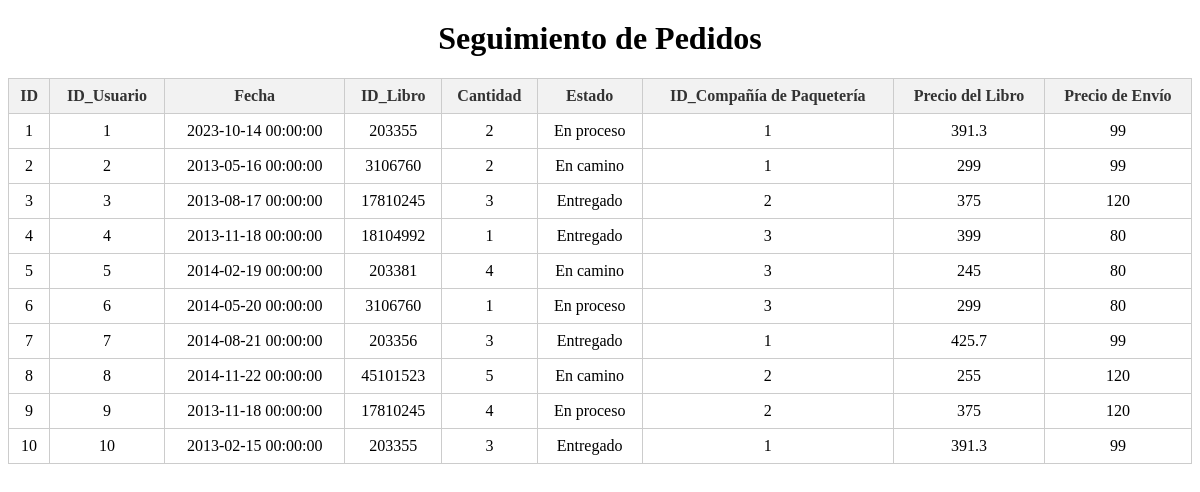
/seguimiento, run on the app's committed database.
### website/models.py (models this page shows)
class Pedido(db.Model):
    id = db.Column(db.Integer, primary_key=True)
    user_id = db.Column(db.Integer, db.ForeignKey('user.id'))
    date = db.Column(db.DateTime(timezone=True), default=func.now())
    libro_id = db.Column(db.Integer, db.ForeignKey('libro.id'))
    cant = db.Column(db.Integer)
    estado = db.Column(db.String(150))
    paqueteria_id = db.Column(db.Integer, db.ForeignKey('paqueteria.id'))
    precio_libro = db.Column(db.Integer)
    precio_envio = db.Column(db.Integer)

### website/views.py (the view)
@views.route('/seguimiento')
def seguimiento():
    pedidos = Pedido.query.all()
    return render_template("seguimiento.html", user=current_user, pedidos=pedidos)

### website/templates/seguimiento.html (shortened to what this page needs)
<!DOCTYPE html>
<html lang="en">
<head>
    <link rel="stylesheet" href="{{ url_for('static', filename='css/style.css') }}">
</head>
<body>
    <h1>Seguimiento de Pedidos</h1>
    <table border="1">
        <thead>
            <tr>
                <th>ID</th>
                <th>ID_Usuario</th>
                <th>Fecha</th>
                <th>ID_Libro</th>
                <th>Cantidad</th>
                <th>Estado</th>
                <th>ID_Compañía de Paquetería</th>
                <th>Precio del Libro</th>
                <th>Precio de Envío</th>
            </tr>
        </thead>
        <tbody>
            {% for pedido in pedidos %}
                <tr>
                    <td>{{ pedido.id }}</td>
                    <td>{{ pedido.user_id }}</td>
                    <td>{{ pedido.date }}</td>
                    <td>{{ pedido.libro_id }}</td>
                    <td>{{ pedido.cant }}</td>
                    <td>{{ pedido.estado }}</td>
                    <td>{{ pedido.paqueteria_id }}</td>
                    <td>{{ pedido.precio_libro }}</td>
                    <td>{{ pedido.precio_envio }}</td>
                </tr>
            {% endfor %}
        </tbody>
    </table>
</body>
</html>

### website/static/css/style.css (style rules this page uses)
table { border-collapse: collapse; width: 100%; }
table, th, td { border: 1px solid #ccc; }
th, td { padding: 8px; text-align: center; }
thead { background-color: #f2f2f2; color: #333; }
tbody tr:nth-child(odd) { background-color: #fff; }
h1 { text-align: center; margin-top: 20px; }

### data on the page
Pedido: id "1", user_id "1", date "2023-10-14 00:00:00", libro_id "203355", cant "2", estado "En proceso", paqueteria_id "1", precio_libro "391.3", precio_envio "99"
Pedido: id "2", user_id "2", date "2013-05-16 00:00:00", libro_id "3106760", cant "2", estado "En camino", paqueteria_id "1", precio_libro "299", precio_envio "99"
Pedido: id "3", user_id "3", date "2013-08-17 00:00:00", libro_id "17810245", cant "3", estado "Entregado", paqueteria_id "2", precio_libro "375", precio_envio "120"
Pedido: id "4", user_id "4", date "2013-11-18 00:00:00", libro_id "18104992", cant "1", estado "Entregado", paqueteria_id "3", precio_libro "399", precio_envio "80"
Pedido: id "5", user_id "5", date "2014-02-19 00:00:00", libro_id "203381", cant "4", estado "En camino", paqueteria_id "3", precio_libro "245", precio_envio "80"
Pedido: id "6", user_id "6", date "2014-05-20 00:00:00", libro_id "3106760", cant "1", estado "En proceso", paqueteria_id "3", precio_libro "299", precio_envio "80"
Pedido: id "7", user_id "7", date "2014-08-21 00:00:00", libro_id "203356", cant "3", estado "Entregado", paqueteria_id "1", precio_libro "425.7", precio_envio "99"
Pedido: id "8", user_id "8", date "2014-11-22 00:00:00", libro_id "45101523", cant "5", estado "En camino", paqueteria_id "2", precio_libro "255", precio_envio "120"
Pedido: id "9", user_id "9", date "2013-11-18 00:00:00", libro_id "17810245", cant "4", estado "En proceso", paqueteria_id "2", precio_libro "375", precio_envio "120"
Pedido: id "10", user_id "10", date "2013-02-15 00:00:00", libro_id "203355", cant "3", estado "Entregado", paqueteria_id "1", precio_libro "391.3", precio_envio "99"
